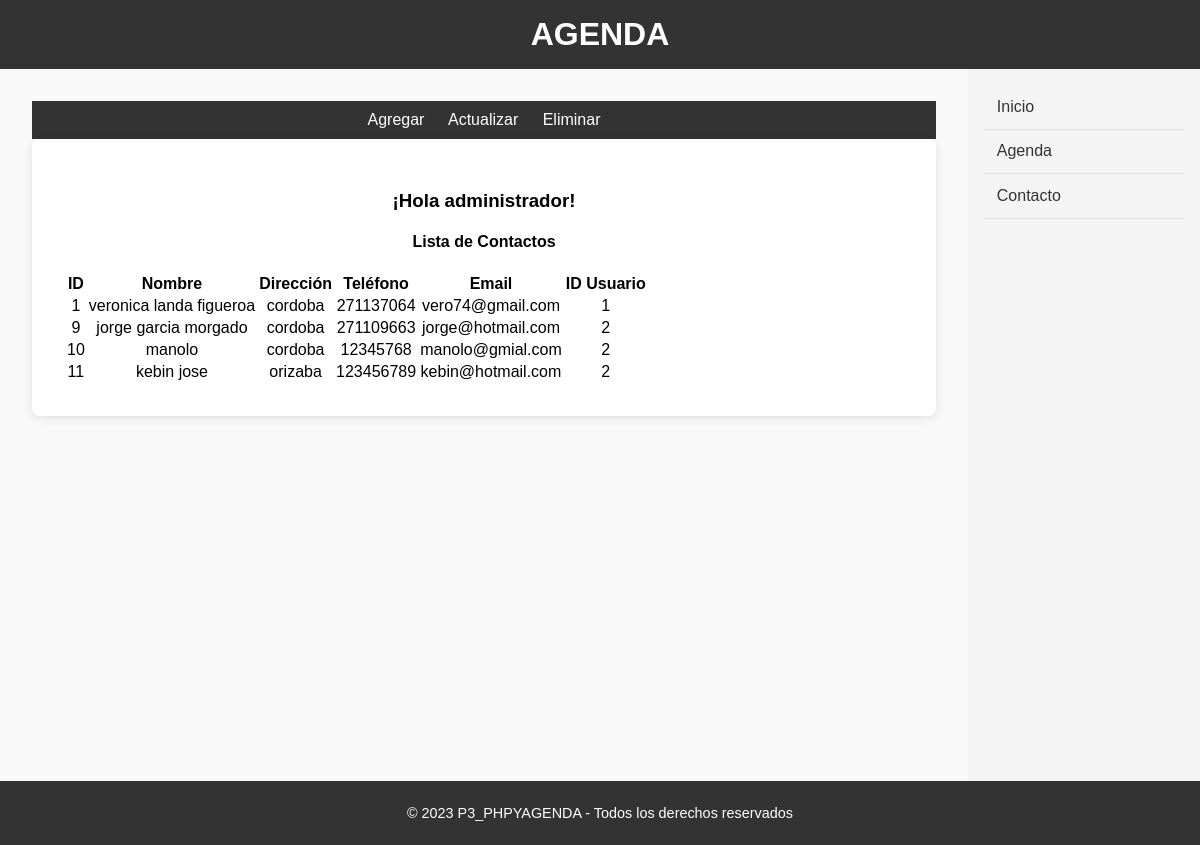
The app's page /P3_phpYagenda/v/2inicioAdmin.php with its own data.
### tables this page shows
CREATE TABLE `contactos` (
  `id` int(11) NOT NULL,
  `nombre` varchar(100) NOT NULL,
  `direccion` varchar(50) NOT NULL,
  `telefono` int(11) NOT NULL,
  `email` varchar(100) NOT NULL,
  `id_usuario` int(11) NOT NULL
);

### P3_phpYagenda/m/Contacto.php (called while the page is built, shortened)
<?php
include_once("AccesoDatos.php");
class Contacto {
    public static function obtenerTodos() {
        $bd = new AccesoDatos();
        $bd->conectar();
        $sql = "SELECT * FROM contactos";
        $resultado = $bd->ejecutarConsulta($sql);
        return $resultado;
    }
}
?>

### P3_phpYagenda/m/AccesoDatos.php (called while the page is built, shortened)
<?php
class AccesoDatos {
    private $conexion;
    public function conectar() {
        $this->conexion = new PDO("mysql:host=localhost;dbname=agenda;charset=utf8", "root", "");
        $this->conexion->setAttribute(PDO::ATTR_ERRMODE, PDO::ERRMODE_EXCEPTION);
    }
    public function desconectar() {
        $this->conexion = null;
    }
    public function ejecutarConsulta($consulta) {
        $resultado = $this->conexion->query($consulta);
        return $resultado->fetchAll(PDO::FETCH_ASSOC);
    }
}
?>

### P3_phpYagenda/c/ControladorContacto.php (called while the page is built, shortened)
<?php
include_once("../m/Contacto.php");
$contactos = Contacto::obtenerTodos();
?>

### P3_phpYagenda/v/2inicioAdmin.php (the view, shortened to what this page needs)
<!DOCTYPE html>
<html lang="es">
<head>
    <link rel="stylesheet" href="/P3_phpYagenda/estilos/estiloInicio.css">
    <link rel="stylesheet" href="/P3_phpYagenda/estilos/estiloEncabezado.css">
    <link rel="stylesheet" href="/P3_phpYagenda/estilos/estiloAside.css">
    <link rel="stylesheet" href="/P3_phpYagenda/estilos/estiloPie.css">
</head>
<body>
    <div class="contenedor-principal">
        <div class="contenido-principal">
            <div class="div-arriba">
                <a href="#agregar" id="btn-agregar">Agregar</a>
                <a href="#actualizar" id="btn-actualizar">Actualizar</a>
                <a href="#eliminar" id="btn-eliminar">Eliminar</a>
            </div>
            <section class="seccion-contenido">
                <h3>¡Hola administrador!</h3>
                <h4>Lista de Contactos</h4>
                <?php include('../c/ControladorContacto.php'); ?>
                <table>
    <thead>
        <tr>
            <th>ID</th>
            <th>Nombre</th>
            <th>Dirección</th>
            <th>Teléfono</th>
            <th>Email</th>
            <th>ID Usuario</th>
        </tr>
    </thead>
    <tbody>
        <?php if (isset($contactos) && !empty($contactos)): ?>
            <?php foreach ($contactos as $contacto): ?>
                <tr>
                    <td><?= htmlspecialchars($contacto['id']) ?></td>
                    <td><?= htmlspecialchars($contacto['nombre']) ?></td>
                    <td><?= htmlspecialchars($contacto['direccion']) ?></td>
                    <td><?= htmlspecialchars($contacto['telefono']) ?></td>
                    <td><?= htmlspecialchars($contacto['email']) ?></td>
                    <td><?= htmlspecialchars($contacto['id_usuario']) ?></td>
                </tr>
            <?php endforeach; ?>
        <?php else: ?>
            <tr>
                <td colspan="6">No se encontraron contactos.</td>
            </tr>
        <?php endif; ?>
    </tbody>
</table>
</div>
        </div>
</body>
</html>

### P3_phpYagenda/estilos/estiloInicio.css (style rules this page uses)
body { font-family: 'Arial', sans-serif; margin: 0; padding: 0; display: flex; flex-direction: column; min-height: 100vh; }
.contenedor-principal { display: flex; flex: 1; }
.contenido-principal { flex: 1; padding: 2rem; background-color: #f9f9f9; text-align: center; }
.seccion-contenido { background-color: white; padding: 2rem; border-radius: 8px; box-shadow: 0 2px 10px rgba(0,0,0,0.1); text-align: center; }
.div-arriba { background-color: #333; padding: 10px 15px; }
.div-arriba a { color: white; text-decoration: none; margin-right: 20px; font-family: Arial, sans-serif; }
.div-arriba a:last-child { margin-right: 0; }

### P3_phpYagenda/estilos/estiloEncabezado.css (style rules this page uses)
.encabezado { background-color: #333; color: white; padding: 1rem; text-align: center; }
.encabezado h1 { margin: 0; font-size: 2rem; }

### P3_phpYagenda/estilos/estiloAside.css (style rules this page uses)
.barra-lateral { width: 200px; background-color: #f4f4f4; padding: 1rem; min-height: calc(100vh - 120px); order: 2; margin-left: auto; }
.barra-lateral nav ul { list-style: none; padding: 0; margin: 0; }
.barra-lateral nav ul li a { display: block; padding: 0.8rem; color: #333; text-decoration: none; border-bottom: 1px solid #ddd; transition: all 0.3s ease; }

### P3_phpYagenda/estilos/estiloPie.css (style rules this page uses)
.pie-pagina { background-color: #333; color: white; text-align: center; padding: 1.5rem; margin-top: auto; }
.pie-pagina p { margin: 0; font-size: 0.9rem; }

### records on screen
contactos: id "1", nombre "veronica landa figueroa", direccion "cordoba", telefono "271137064", email "vero74@gmail.com", id_usuario "1"
contactos: id "9", nombre "jorge garcia morgado", direccion "cordoba", telefono "271109663", email "jorge@hotmail.com", id_usuario "2"
contactos: id "10", nombre "manolo", direccion "cordoba", telefono "12345768", email "manolo@gmial.com", id_usuario "2"
contactos: id "11", nombre "kebin jose", direccion "orizaba", telefono "123456789", email "kebin@hotmail.com", id_usuario "2"
